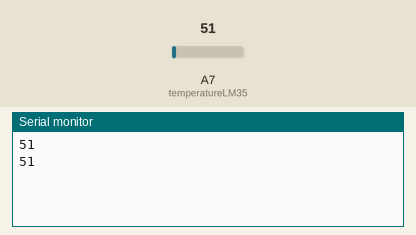
Simulated run of this sketch. Board: Arduino Nano, built with avr-gcc and run on an emulated ATmega328P. Parts: the last lines printed to the serial monitor. The inputs (shaded band) are chosen by the test bench; at power-on: A7 (temperatureLM35) = 51.

Above: at 2.8 s.
2.9 s: A7 (temperatureLM35) set to 61
At 3.8 s:
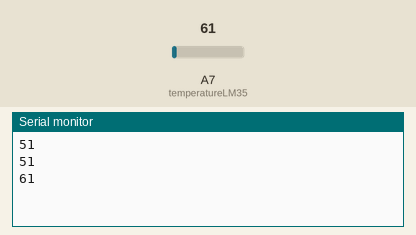
4.4 s: A7 (temperatureLM35) set to 71
At 5.6 s:
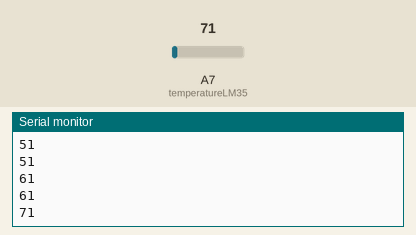
Timing chart, 0 to 7.4 s (numbered marks = the images above; inputs shaded):
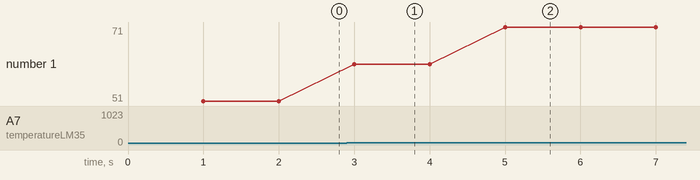

Measured:
- after the input at 2.9 s, the serial monitor: prints a new line after 0.10 s (image 1)
- after the input at 4.4 s, the serial monitor: prints a new line after 0.60 s (image 2)
- plotted number 1: 51 → 61 after the input at 2.9 s, 61 → 71 after the input at 4.4 s

The sketch:

LM35DZ.ino
```cpp
#include <SimpleTimer.h>

#define temperatureLM35 A7

SimpleTimer timer;

int temperatureBrute;
float temperatureCelcius;

void setup() {
  Serial.begin(9600);
  timer.setInterval(1000,lectureCapteurs);
}

void loop() {
  timer.run();
}

void lectureCapteurs() {
  temperatureBrute = analogRead(temperatureLM35);
  temperatureCelcius = (temperatureBrute * 3.3 * 100) / 4095;
  Serial.println(temperatureBrute);
}
```
